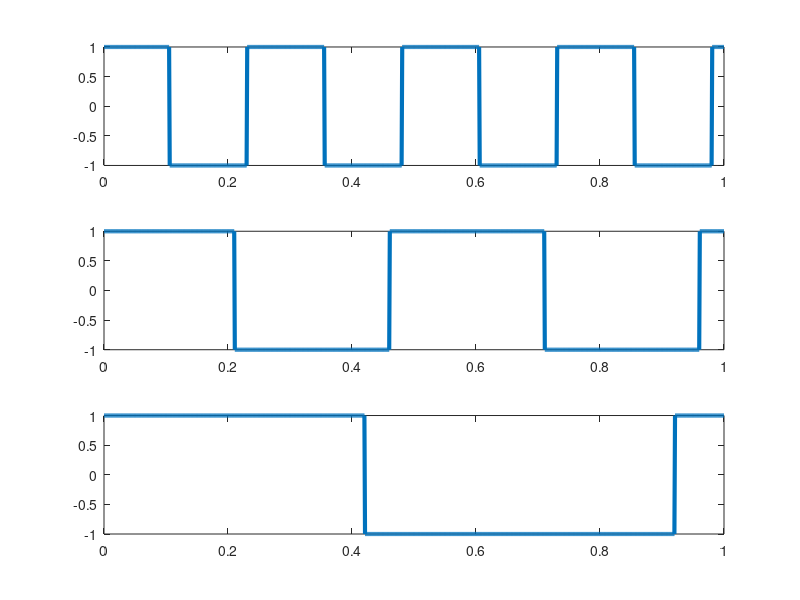

Reproduce this figure in MATLAB.
clc; clear all; close all; warning off all;


subplot(3, 1, 1);

A = 1;
w = 8*pi;

rho = 0.5;
t = 0:0.001:1;
sq = A*square(w*t+rho);

plot(t, sq, 'LineWidth', 3)

subplot(3, 1, 2);
A = 1;
w = 4*pi;

rho = 0.5;
t = 0:0.001:1;
sq = A*square(w*t+rho);

plot(t, sq, 'LineWidth', 3)

subplot(3, 1, 3);
A = 1;
w = 2*pi;

rho = 0.5;
t = 0:0.001:1;
sq = A*square(w*t+rho);

plot(t, sq, 'LineWidth', 3)
